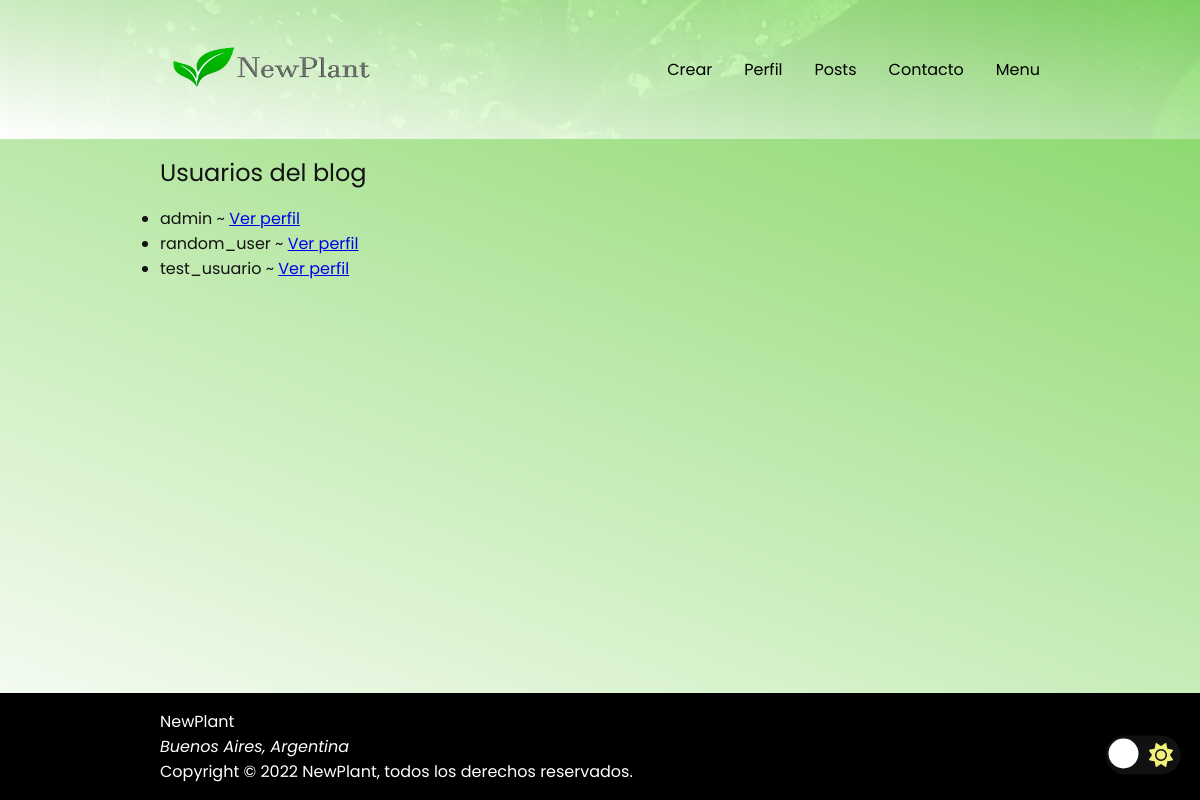
Page /usuarios (signed in) on the earlier database version.
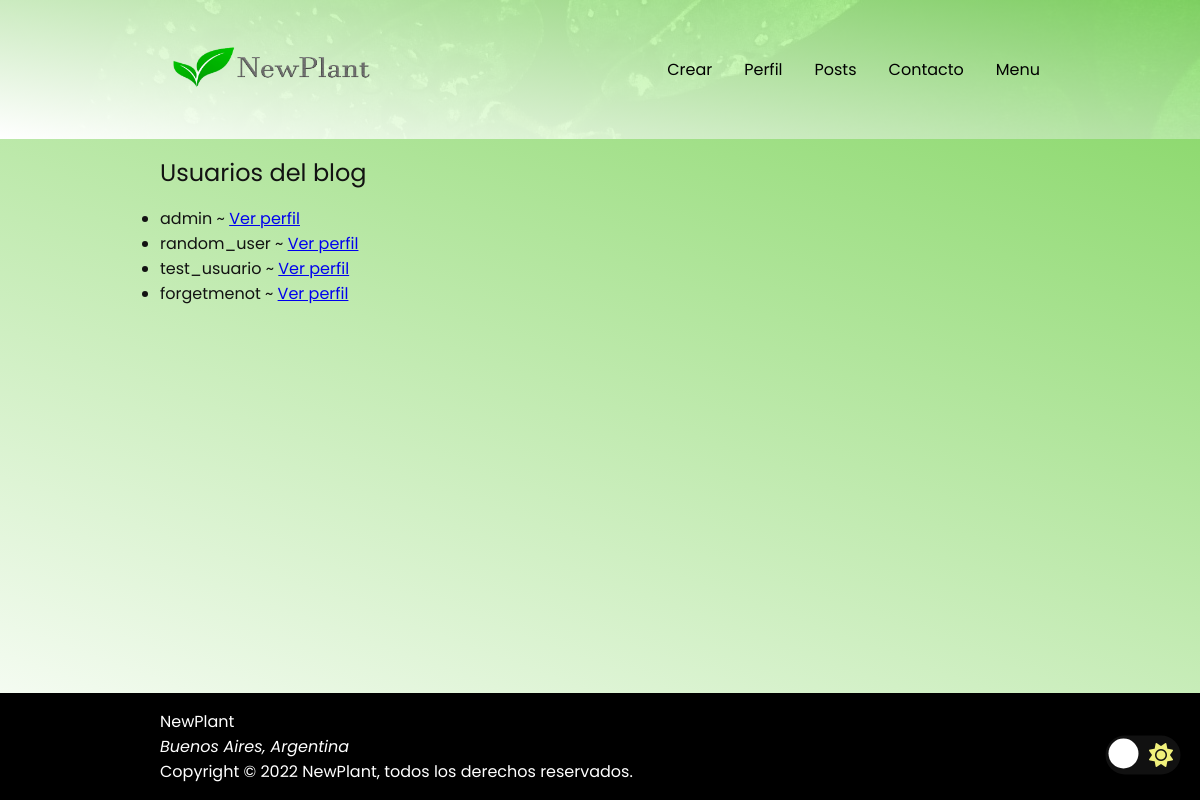
Same page on the later database version.
### app/app.py (models this page shows, shortened)
class User(UserMixin, db.Model):
    __tablename__ = 'Users'
    id = db.Column(db.Integer, primary_key=True, unique=True)
    username = db.Column(db.String(64), unique=True)
    email = db.Column(db.String(120), unique=True)
    password = db.Column(db.String(128))
    admin = db.Column(db.Boolean, default=False)
    likes = db.relationship('Post', secondary=Favorites, backref='user', lazy='dynamic')

### app/app.py (the view)
@app.route('/usuarios')
@login_required
def users():
    all_users = User.query.all()
    return render_template('users.html', list_users=all_users)

### app/app.py (called while the page is built)
@login.user_loader
def load_user(id):
    return User.query.get(int(id))

### app/templates/users.html (shortened to what this page needs)
{% extends "./layout.html" %}
{% block main %}
<h2 class="title title--normal">Usuarios del blog</h2>
<div class="container">
  <ul>
    {% for user in list_users %}
    <li>{{user.username}} ~ <a href="{{url_for('profile', user_id=user.id)}}">Ver perfil</a></li>
    {% endfor %}
  </ul>
</div>
{% endblock %}

### app/templates/layout.html (shortened to what this page needs)
<!DOCTYPE html>
<html lang="en">
<head>
  <link rel="stylesheet" href="{{ url_for('static', filename='css/layout.css') }}">
  <link rel="stylesheet" href="{{ url_for('static', filename='css/alerts.css') }}">
  <link rel="stylesheet" href="{{ url_for('static', filename='css/dark.css') }}">
  <link rel="stylesheet" href="https://cdnjs.cloudflare.com/ajax/libs/font-awesome/6.2.1/css/all.min.css"
 />
</head>
<body>
  <header>
    <nav class="navbar">
      <a href="{{url_for('index')}}"><img class="navbar__link" href="{{url_for('index')}}" src="../static/img/logo.png" alt=""></a>
        <ul class="navbar__list">
          {% if current_user.admin %}
          <li><a class="navbar__link" href="{{ url_for('create') }}">Crear</a></li>
            <li><a class="navbar__link" href="{{ url_for('profile', user_id=current_user.id) }}">Perfil</a></li>
            {% endif %}
          <li><a class="navbar__link" href="{{ url_for('contents') }}">Posts</a></li>
          {% if current_user.admin %}
          <li><a class="navbar__link" href="{{ url_for('contact_us') }}">Contacto</a></li>
          {% else %}
          <li><a class="navbar__link" href="{{ url_for('contact') }}">Contacto</a></li>
          {% endif %}
        <li onclick="toggleMenu()"><a class="navbar__link" href="#">Menu</a></li>
      </ul>
    </nav>
  </header>
  <main>
    {% block main %}
    {% endblock %}
  </main>
  <footer class="footer">
    <p>NewPlant</p>
    <address>
      <p>Buenos Aires, Argentina</p>
    </address>
    <p>Copyright &copy; 2022 NewPlant, todos los derechos reservados.</p>
  </footer>
  <div class="toggle">
    <label for="checkbox" class="toggle__label">
      <i class="fas fa-sun"></i>
      <div class="toggle__ball">
    </label>
  </div>
</body>
</html>

### app/static/css/layout.css (style rules this page uses)
*, *:before, *:after { box-sizing: border-box; margin: 0; padding: 0; }
:root { --primary: #121212; --bezier: cubic-bezier(0.19, 1, 0.22, 1); }
html { scroll-behavior: smooth; background-color: rgb(28, 63, 8); }
body { background: linear-gradient(20deg, rgb(255, 255, 255), #96f571d2 ); color: var(--primary); display: flex; flex-direction: column; font-family: 'Poppins', sans-serif; min-height: 100vh; }
main { margin: 0 1rem 0 1rem; flex: 1; }
@media only screen and (min-width: 769px) { main { margin: 0 12.5rem 0 12.5rem; } }
@media only screen and (min-width: 992px) { main { margin: 0 10rem 0 10rem; } }
.footer { background-color: #000; color: #fff; padding: 1rem; text-align: left; display: flex; flex-direction: column; justify-content: center; }
@media only screen and (min-width: 769px) { .footer { padding: 1rem 12.5rem; } }
@media only screen and (min-width: 992px) { .footer { padding: 1rem 10rem; } }
.navbar { background: linear-gradient(10deg, rgb(255, 255, 255), #96f571d2), url('../img/hero.jpg'); color: #fff; display: flex; justify-content: space-between; align-items: center; min-height: 8vh; padding: 0 1rem; position: relative; }
@media only screen and (min-width: 769px) { .navbar { padding: 0 12.5rem; } }
@media only screen and (min-width: 992px) { .navbar { padding: 1rem 10rem; } }
.navbar__link { width: 220px; height: 100px; text-decoration: none; color: #000; }
.navbar__list { display: flex; align-items: center; column-gap: 2rem; list-style-type: none; }
.container { padding: 1rem 0 1rem 0; display: grid; grid-template-columns: 1fr; row-gap: 1rem; }
@media only screen and (min-width: 769px) { .container { grid-template-columns: 1fr 1fr; grid-column-gap: 1.5rem; row-gap: 1.5rem; } }
@media only screen and (min-width: 992px) { .container { grid-template-columns: 1fr 1fr 1fr 1fr; grid-column-gap: 1.5rem; } }
.title { padding-top: 1rem; }
.title--normal { font-weight: 400; }

### app/static/css/alerts.css (style rules this page uses)
.toggle { position: fixed; bottom: 2rem; right: 2rem; display: flex; justify-content: center; align-items: center; transition: 0.5s; }
.toggle__label { width: 50px; height: 26px; background-color: #111; display: flex; border-radius: 50px; align-items: center; justify-content: space-between; padding: 5px; position: relative; transform: scale(1.5); }
.toggle__ball { width: 20px; height: 20px; background-color: white; position: absolute; top: 2px; left: 2px; border-radius: 50%; transition: transform 0.2s linear; }

### app/static/css/dark.css (style rules this page uses)
:root { --primary-dark: #ebebeb; --primary-color: #b8f89e; --primary-hover: #b7b7b7; }
.fa-sun { color: #f0f07b; }

Differences in the rows shown:
added User: username "forgetmenot"
